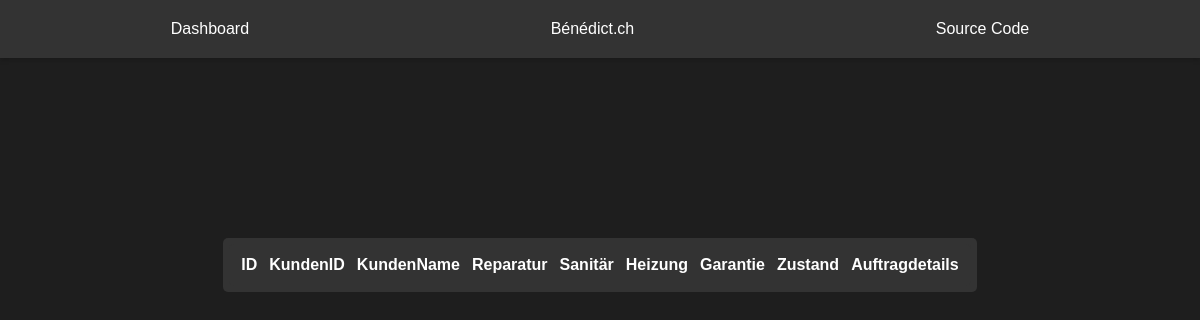
Page /auftragZuteilung.php (signed in) on the earlier database version.
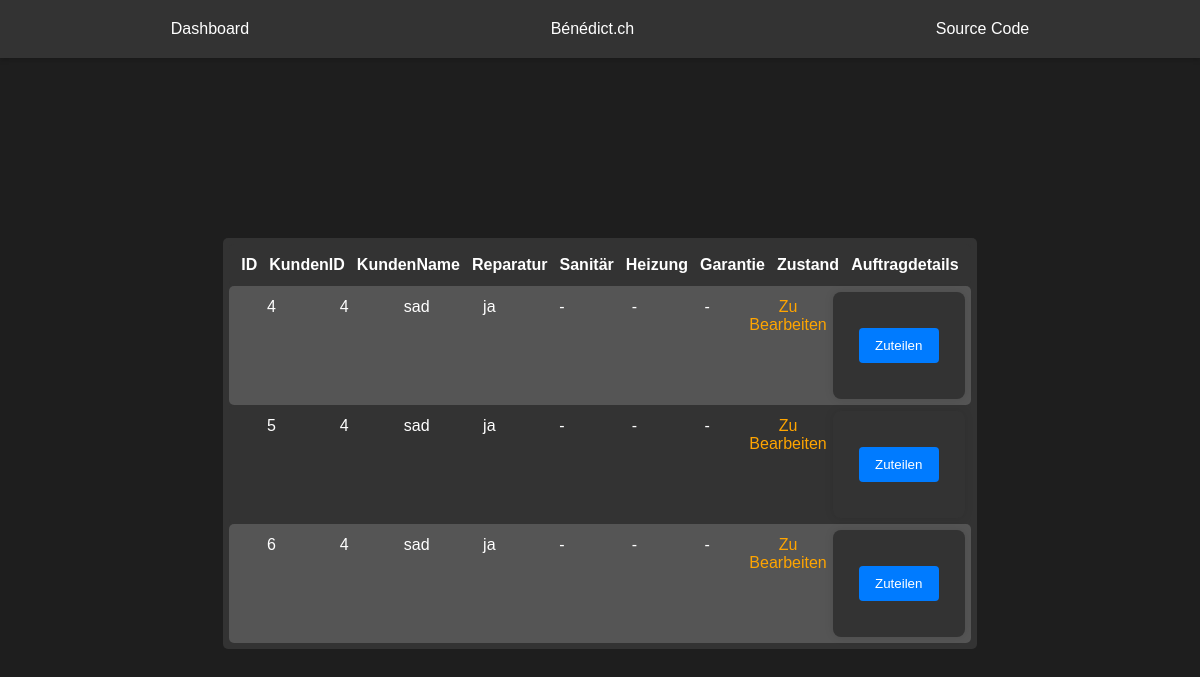
Same page on the later database version.
### tables this page shows
CREATE TABLE Orders (
            orderID INTEGER PRIMARY KEY AUTOINCREMENT,
            kundenID INTEGER NOT NULL, /* Problem: need to manually type ID because AUTOINCREMENT cant be used rn. */
            kundenName TEXT NOT NULL,
            objAdresse TEXT NOT NULL,
            objOrt TEXT NOT NULL,
            objPLZ INTEGER NOT NULL,
            rechID INTEGER NOT NULL,
            orderDate TEXT NOT NULL,
            reparatur BOOLEAN DEFAULT 0,
            sanitaer BOOLEAN DEFAULT 0,
            heizung BOOLEAN DEFAULT 0,
            garantie BOOLEAN DEFAULT 0,
            bemerkung TEXT,
            terminwunsch TEXT,
            zustand TEXT CHECK(zustand IN ('COMPLETED', 'INPROGRESS', 'TODO')),
            arbeiterID INTEGER,
            completed BOOLEAN DEFAULT 0,
            completedDate TEXT NOT NULL,
            verrechnet BOOLEAN DEFAULT 0,
            FOREIGN KEY (kundenID) REFERENCES Kunden(id),
            FOREIGN KEY (rechID) REFERENCES Rechnung(id),
            FOREIGN KEY (arbeiterID) REFERENCES Users(id)
        );

### auftragZuteilung.php (the view, shortened to what this page needs)
<?php
include 'header.php';
?>
<!DOCTYPE html>
<html lang="en">
    <head>
        <link rel="stylesheet" href="style/style.css">
    </head>
    <body>
        <div class="orders-container">
            <div class="orders-header">
                <div>ID</div>
                <div>KundenID</div>
                <div>KundenName</div>
                <div>Reparatur</div>
                <div>Sanitär</div>
                <div>Heizung</div>
                <div>Garantie</div>
                <div>Zustand</div>
                <div>Auftragdetails</div>
            </div>
        <?php
    require 'db/conn.php';
    $query = "SELECT * FROM Orders WHERE arbeiterID IS NULL";
    $stmt = $pdo->prepare($query);
    $stmt->execute();
        while ($row = $stmt->fetch(PDO::FETCH_ASSOC)) {
            $orderID = $row["orderID"];
            $kundenID = $row["kundenID"];
            $kundenName = $row["kundenName"];
            $reparatur = "-";
            $sanitaer = "-";
            $heizung = "-";
            $garantie = "-";
            if ($row["reparatur"] == '1') {
                $reparatur = "ja";
            }
            if($row["zustand"] == "INPROGRESS"){$color = "lightblue"; $zustand = "in Bearbeitung";}
                else if($row["zustand"] == "TODO"){$color = "orange"; $zustand = "Zu Bearbeiten";}
                else if($row["zustand"] == "COMPLETED"){$color = "green"; $zustand = "Abgeschlossen";}
                echo '<div class="order-row">
                <div>'.$orderID.'</div>
                <div>'.$kundenID.'</div>
                <div>'.$kundenName.'</div>
                <div>'.$reparatur.'</div>
                <div>'.$sanitaer.'</div>
                <div>'.$heizung.'</div>
                <div>'.$garantie.'</div>
                <div style="color: '.$color.';">'.$zustand.'</div>
                <form style="width:auto;" method="post">
                    <div><button class="detail-btn" data-id="'.$orderID.'">Zuteilen</button></div>
                </form>
            </div>';
        }
?>
        </div>
    </body>
</html>

Differences in the rows shown:
added orders: orderID "4", kundenID "4", kundenName "sad", reparatur "ja", sanitaer "-", heizung "-", garantie "-", zustand "Zu Bearbeiten"
added orders: orderID "5", kundenID "4", kundenName "sad", reparatur "ja", sanitaer "-", heizung "-", garantie "-", zustand "Zu Bearbeiten"
added orders: orderID "6", kundenID "4", kundenName "sad", reparatur "ja", sanitaer "-", heizung "-", garantie "-", zustand "Zu Bearbeiten"
